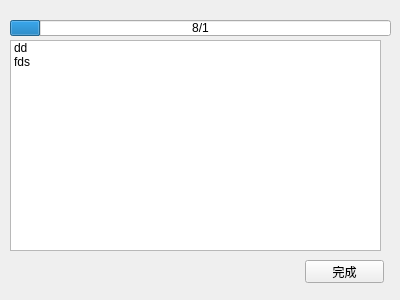
<?xml version="1.0" encoding="UTF-8"?>
<ui version="4.0">
 <class>TaskDialog</class>
 <widget class="QWidget" name="TaskDialog">
  <property name="geometry">
   <rect>
    <x>0</x>
    <y>0</y>
    <width>400</width>
    <height>300</height>
   </rect>
  </property>
  <property name="windowTitle">
   <string>TaskDialog</string>
  </property>
  <widget class="QPushButton" name="pushButton">
   <property name="geometry">
    <rect>
     <x>305</x>
     <y>260</y>
     <width>79</width>
     <height>23</height>
    </rect>
   </property>
   <property name="text">
    <string>完成</string>
   </property>
  </widget>
  <widget class="QProgressBar" name="progressBar">
   <property name="geometry">
    <rect>
     <x>10</x>
     <y>20</y>
     <width>381</width>
     <height>16</height>
    </rect>
   </property>
   <property name="sizePolicy">
    <sizepolicy hsizetype="Expanding" vsizetype="Fixed">
     <horstretch>0</horstretch>
     <verstretch>0</verstretch>
    </sizepolicy>
   </property>
   <property name="minimumSize">
    <size>
     <width>0</width>
     <height>0</height>
    </size>
   </property>
   <property name="sizeIncrement">
    <size>
     <width>0</width>
     <height>0</height>
    </size>
   </property>
   <property name="baseSize">
    <size>
     <width>0</width>
     <height>0</height>
    </size>
   </property>
   <property name="styleSheet">
    <string notr="true"/>
   </property>
   <property name="value">
    <number>8</number>
   </property>
   <property name="textVisible">
    <bool>true</bool>
   </property>
   <property name="invertedAppearance">
    <bool>false</bool>
   </property>
   <property name="format">
    <string>%v/1</string>
   </property>
  </widget>
  <widget class="QListWidget" name="listWidget">
   <property name="enabled">
    <bool>true</bool>
   </property>
   <property name="geometry">
    <rect>
     <x>10</x>
     <y>40</y>
     <width>371</width>
     <height>211</height>
    </rect>
   </property>
   <property name="focusPolicy">
    <enum>Qt::FocusPolicy::NoFocus</enum>
   </property>
   <property name="styleSheet">
    <string notr="true">padding: 10px;

QListWidget::item:hover {
	background: transparent;
}

QListWidget::item:selected {
	background: transparent;
}</string>
   </property>
   <property name="editTriggers">
    <set>QAbstractItemView::EditTrigger::NoEditTriggers</set>
   </property>
   <property name="selectionMode">
    <enum>QAbstractItemView::SelectionMode::NoSelection</enum>
   </property>
   <property name="isWrapping" stdset="0">
    <bool>false</bool>
   </property>
   <property name="spacing">
    <number>0</number>
   </property>
   <item>
    <property name="text">
     <string>dd</string>
    </property>
   </item>
   <item>
    <property name="text">
     <string>fds</string>
    </property>
   </item>
  </widget>
 </widget>
 <resources/>
 <connections>
  <connection>
   <sender>pushButton</sender>
   <signal>clicked()</signal>
   <receiver>TaskDialog</receiver>
   <slot>close()</slot>
   <hints>
    <hint type="sourcelabel">
     <x>357</x>
     <y>264</y>
    </hint>
    <hint type="destinationlabel">
     <x>397</x>
     <y>227</y>
    </hint>
   </hints>
  </connection>
 </connections>
</ui>
